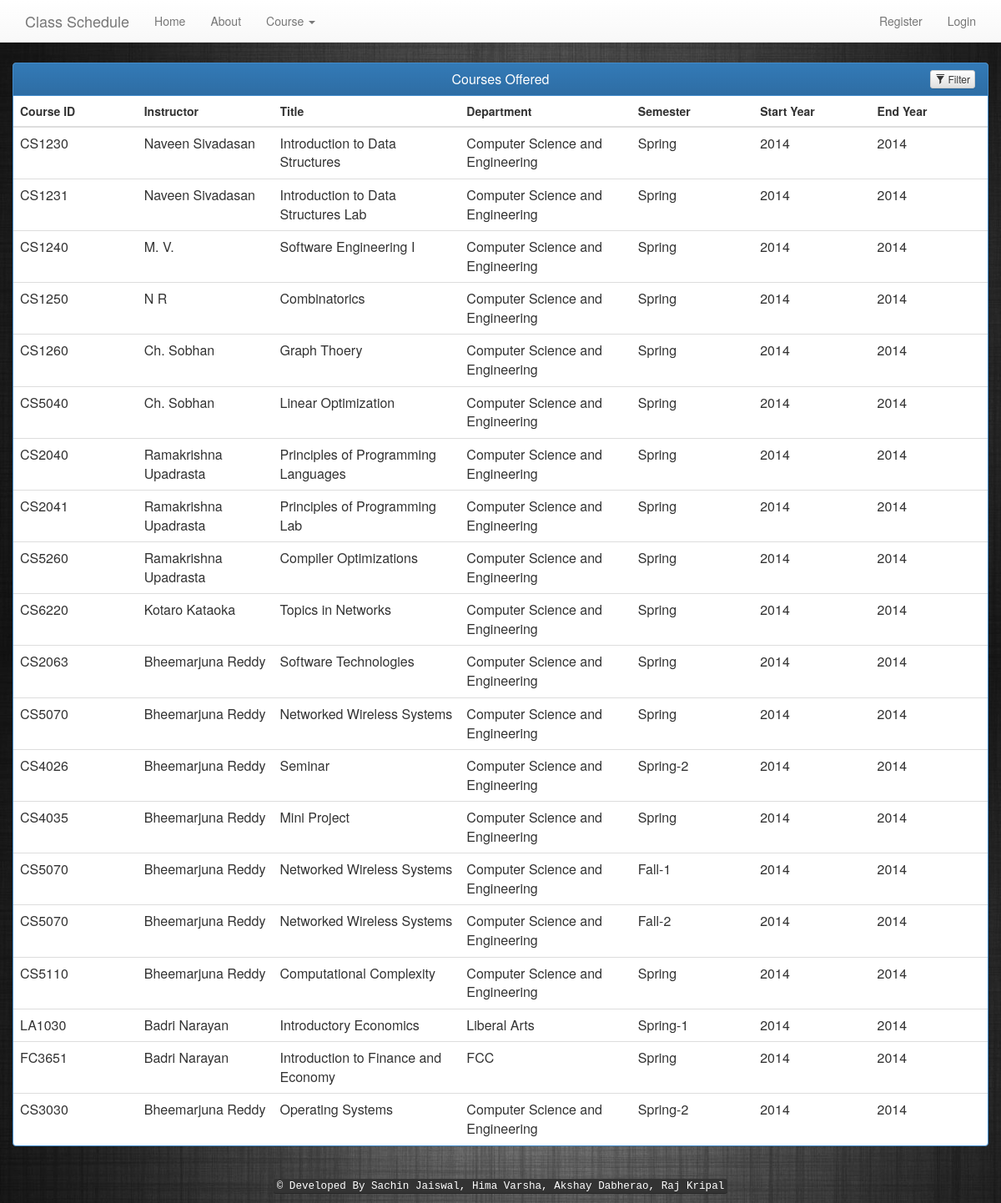
Screenshot of /search.php with the database file from the repository.
### tables this page shows
CREATE TABLE IF NOT EXISTS `section` (
`id` int(11) NOT NULL,
  `course_id` char(6) NOT NULL,
  `user_id` int(11) NOT NULL,
  `student` int(5) NOT NULL,
  `semester` varchar(25) NOT NULL,
  `year` int(4) NOT NULL
);

CREATE TABLE IF NOT EXISTS `users` (
`id` int(11) NOT NULL,
  `first_name` varchar(30) NOT NULL,
  `last_name` varchar(30) NOT NULL,
  `username` varchar(20) NOT NULL,
  `email` varchar(50) NOT NULL,
  `cabin_no` varchar(25) NOT NULL,
  `phone` varchar(20) NOT NULL,
  `password` varchar(40) NOT NULL,
  `dept_id` int(2) DEFAULT NULL
);

CREATE TABLE IF NOT EXISTS `courses` (
  `course_id` char(25) NOT NULL,
  `title` varchar(100) NOT NULL,
  `credits` float NOT NULL,
  `dept_id` int(2) DEFAULT NULL
);

CREATE TABLE IF NOT EXISTS `department` (
  `dept_id` int(2) NOT NULL,
  `dept_name` varchar(50) NOT NULL
);

### init_page.php (called while the page is built, shortened)
<?php
  $logged_in = isset($_SESSION['user_id']);
?>

### search.php (the view, shortened to what this page needs)
<?php
require_once('init_page.php');
$page_title='Search';
$query = "SELECT section.id, section.course_id, semester, year, title, credits, first_name, last_name, user_id, dept_name FROM section, courses, users, department WHERE section.user_id = users.id AND section.course_id = courses.course_id AND courses.dept_id = department.dept_id";
$data = mysqli_query($dbc, $query) ;
$course = array();
if (mysqli_num_rows($data) > 0) {
while($r = mysqli_fetch_assoc($data)) {
    $course[] = $r;
}
}
require_once('include_header.php');
?>
<br><br><br>
<div class="row">
        <div class="panel panel-primary filterable">
            <div class="panel-heading">
                <center><h3 class="panel-title">Courses Offered</h3></center>
                 <div class="pull-right">
                    <button class="btn btn-default btn-xs btn-filter"><span class="glyphicon glyphicon-filter"></span> Filter</button>
                </div>
            </div>
            <table class="table">
                <thead>
                    <tr class="filters">
                        <th><input type="text" class="form-control" placeholder="Course ID" id="course_se" name="course_se" disabled onkeyup="search()" >
                        </th>
                        <th><input type="text" class="form-control" placeholder="Instructor" id="instructor_se" name="instructor_se" disabled onkeyup="search()">
                        </th>
                        <th><input type="text" class="form-control" placeholder="Title" id="title_se" name="title_se" disabled onkeyup="search()" >
                        </th>
                        <th><input type="text" class="form-control" placeholder="Department" disabled id="department_se" name="department_se" onkeyup="search()">
                        </th>
                        <th><input type="text" class="form-control" placeholder="Semester" disabled id="semester_se" name="semester_se" onkeyup="search()" >
        				</th>
                        <th><input type="text" class="form-control" placeholder="Start Year" disabled id="year_se1" name="year_se1" onkeyup="search()"></th>
                        <th><input type="text" class="form-control" placeholder="End Year" disabled id="year_se2" name="year_se2" onkeyup="search()"></th>
                    </tr>
                </thead>
                <tbody id="search_table">
                    <?php
                	foreach ($course as $course_item) {
                		echo "<tr><td>".$course_item['course_id']."</td><td>".$course_item['first_name']." ".$course_item['last_name']."</td><td>".$course_item['title']."</td><td>".$course_item['dept_name']."</td><td>".$course_item['semester']."</td><td>".$course_item['year']."</td><td>".$course_item['year']."</td><tr>";
                	}
                		?>
                </tbody>
            </table>
        </div>
<?php
require_once('include_footer.php');
?>

### include_header.php (shortened to what this page needs)
<html>
    <head>
        <link href="css/bootstrap.css" rel="stylesheet" />
        <link href="css/bootstrap-theme.css" rel="stylesheet" />
        <link href="css/custom.css" rel="stylesheet" />
    </head>
    <body background="img/bg.jpg">
    <nav class="navbar navbar-default navbar-fixed-top">
      <div class="container">
        <div class="navbar-header">
          <a class="navbar-brand" href="#">Class Schedule</a>
        </div>
        <div id="navbar" class="navbar-collapse collapse">
          <ul class="nav navbar-nav">
            <li <?php if ($page_title=='Home') { ?>class="active"<?php } ?>><a href="index.php">Home</a></li>
            <li <?php if ($page_title=='About') { ?>class="active"<?php } ?>><a href="about.php">About</a></li>
            <li >
            <a href="#" class="dropdown-toggle" data-toggle="dropdown" role="button" aria-expanded="false">Course <span class="caret"></span></a>
            </li>
          </ul>
          <ul class="nav navbar-nav navbar-right">
            <?php if ($logged_in) { ?>
          <li <?php if ($page_title=='Home') { ?>class="active"<?php } ?>><a href="index.php"><?php echo "$username"; ?>'s account</a> </li>
          <li><a href="logout.php">logout</a></li>
        <?php } else { ?>
          <li <?php if ($page_title=='Registration') { ?>class="active"<?php } ?>><a href="register.php">Register</a></li>
            <li <?php if ($page_title=='Login') { ?>class="active"<?php } ?>><a href="login.php">Login</a></li>
        <?php } ?>
          </ul>
        </div>
      </div>
    </nav>
        <div class="container">

### include_footer.php (shortened to what this page needs)
<footer class="footer" >
      <div class="container">
        <p class="text-center"><br><kbd>&copy; Developed By Sachin Jaiswal, Hima Varsha, Akshay Dabherao, Raj Kripal</kbd></p>
      </div>
    </footer>
</div>
</body>
</html>

### css/custom.css (style rules this page uses)
.filterable { margin-top: 15px; }
.filterable .panel-heading .pull-right { margin-top: -20px; }
.filterable .filters input[disabled] { background-color: transparent; border: none; cursor: auto; box-shadow: none; padding: 0; height: auto; }

### rows the page displays
section: course "CS1230", user.first_name "Naveen", user.last_name "Sivadasan", course.title "Introduction to Data Structures", department.dept_name "Computer Science and Engineering", semester "Spring", year "2014"
section: course "CS1231", user.first_name "Naveen", user.last_name "Sivadasan", course.title "Introduction to Data Structures Lab", department.dept_name "Computer Science and Engineering", semester "Spring", year "2014"
section: course "CS1240", user.first_name "M.", user.last_name "V.", course.title "Software Engineering I", department.dept_name "Computer Science and Engineering", semester "Spring", year "2014"
section: course "CS1250", user.first_name "N", user.last_name "R", course.title "Combinatorics", department.dept_name "Computer Science and Engineering", semester "Spring", year "2014"
section: course "CS1260", user.first_name "Ch.", user.last_name "Sobhan", course.title "Graph Thoery", department.dept_name "Computer Science and Engineering", semester "Spring", year "2014"
section: course "CS5040", user.first_name "Ch.", user.last_name "Sobhan", course.title "Linear Optimization", department.dept_name "Computer Science and Engineering", semester "Spring", year "2014"
section: course "CS2040", user.first_name "Ramakrishna", user.last_name "Upadrasta", course.title "Principles of Programming Languages", department.dept_name "Computer Science and Engineering", semester "Spring", year "2014"
section: course "CS2041", user.first_name "Ramakrishna", user.last_name "Upadrasta", course.title "Principles of Programming Lab", department.dept_name "Computer Science and Engineering", semester "Spring", year "2014"
section: course "CS5260", user.first_name "Ramakrishna", user.last_name "Upadrasta", course.title "Compiler Optimizations", department.dept_name "Computer Science and Engineering", semester "Spring", year "2014"
section: course "CS6220", user.first_name "Kotaro", user.last_name "Kataoka", course.title "Topics in Networks", department.dept_name "Computer Science and Engineering", semester "Spring", year "2014"
section: course "CS2063", user.first_name "Bheemarjuna", user.last_name "Reddy", course.title "Software Technologies", department.dept_name "Computer Science and Engineering", semester "Spring", year "2014"
section: course "CS5070", user.first_name "Bheemarjuna", user.last_name "Reddy", course.title "Networked Wireless Systems", department.dept_name "Computer Science and Engineering", semester "Spring", year "2014"
section: course "CS4026", user.first_name "Bheemarjuna", user.last_name "Reddy", course.title "Seminar", department.dept_name "Computer Science and Engineering", semester "Spring-2", year "2014"
section: course "CS4035", user.first_name "Bheemarjuna", user.last_name "Reddy", course.title "Mini Project", department.dept_name "Computer Science and Engineering", semester "Spring", year "2014"
section: course "CS5070", user.first_name "Bheemarjuna", user.last_name "Reddy", course.title "Networked Wireless Systems", department.dept_name "Computer Science and Engineering", semester "Fall-1", year "2014"
section: course "CS5070", user.first_name "Bheemarjuna", user.last_name "Reddy", course.title "Networked Wireless Systems", department.dept_name "Computer Science and Engineering", semester "Fall-2", year "2014"
section: course "CS5110", user.first_name "Bheemarjuna", user.last_name "Reddy", course.title "Computational Complexity", department.dept_name "Computer Science and Engineering", semester "Spring", year "2014"
section: course "LA1030", user.first_name "Badri", user.last_name "Narayan", course.title "Introductory Economics", department.dept_name "Liberal Arts", semester "Spring-1", year "2014"
section: course "FC3651", user.first_name "Badri", user.last_name "Narayan", course.title "Introduction to Finance and Economy", department.dept_name "FCC", semester "Spring", year "2014"
section: course "CS3030", user.first_name "Bheemarjuna", user.last_name "Reddy", course.title "Operating Systems", department.dept_name "Computer Science and Engineering", semester "Spring-2", year "2014"
